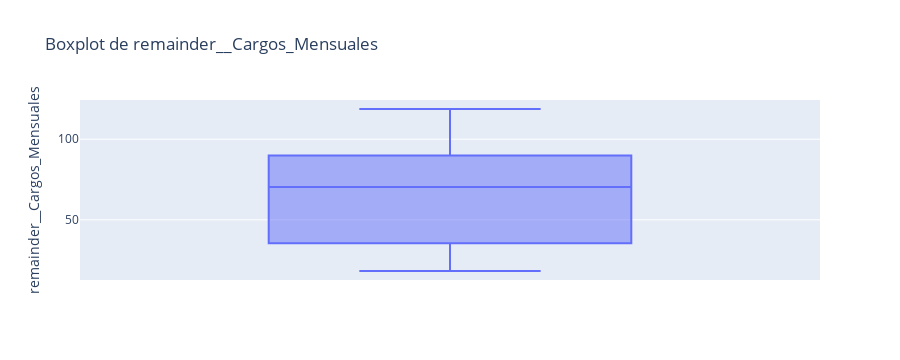
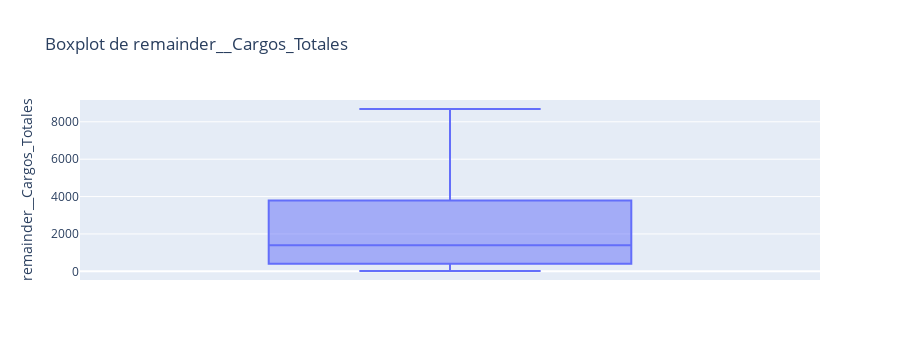
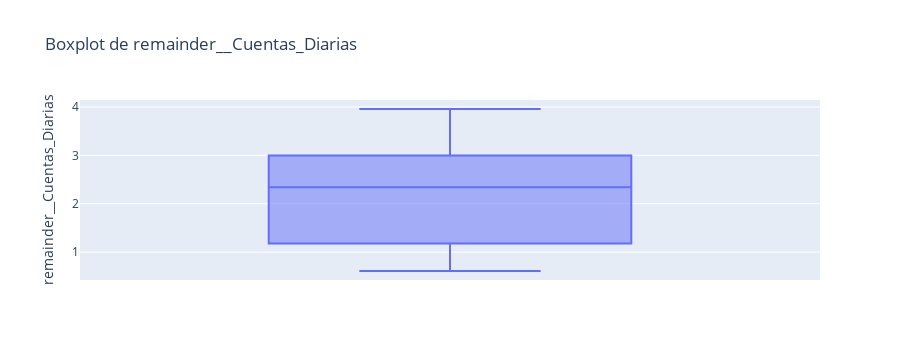

Write notebook code for charts like these, in order.
### Code cell
import plotly.express as px

for col in columnas_numericas:
    fig = px.box(datos_encoder, y=col, title=f'Boxplot de {col}')
    fig.show()

### Figure 1 — Plotly figure (JSON) as saved in the notebook; plotly's stock layout.template omitted (floating-point values rounded to 4 significant figures; data arrays with more than 128 entries replaced by an {"elided": "..."} marker saying what was removed)
{"data": [{"alignmentgroup": "True", "hovertemplate": "remainder__Cargos_Mensuales=%{y}<extra></extra>", "legendgroup": "", "marker": {"color": "#636efa"}, "name": "", "notched": false, "offsetgroup": "", "orientation": "v", "showlegend": false, "type": "box", "x0": " ", "xaxis": "x", "y": {"elided": "7256 float values"}, "y0": " ", "yaxis": "y"}], "layout": {"boxmode": "group", "height": 360, "legend": {"tracegroupgap": 0}, "title": {"text": "Boxplot de remainder__Cargos_Mensuales"}, "xaxis": {"anchor": "y", "autorange": true, "domain": [0, 1], "range": [-0.5, 0.5], "type": "category"}, "yaxis": {"anchor": "x", "autorange": true, "domain": [0, 1], "range": [12.67, 124.3], "title": {"text": "remainder__Cargos_Mensuales"}, "type": "linear"}}}

### Figure 2 — Plotly figure (JSON) as saved in the notebook; plotly's stock layout.template omitted (floating-point values rounded to 4 significant figures; data arrays with more than 128 entries replaced by an {"elided": "..."} marker saying what was removed)
{"data": [{"alignmentgroup": "True", "hovertemplate": "remainder__Cargos_Totales=%{y}<extra></extra>", "legendgroup": "", "marker": {"color": "#636efa"}, "name": "", "notched": false, "offsetgroup": "", "orientation": "v", "showlegend": false, "type": "box", "x0": " ", "xaxis": "x", "y": {"elided": "7256 float values"}, "y0": " ", "yaxis": "y"}], "layout": {"boxmode": "group", "height": 360, "legend": {"tracegroupgap": 0}, "title": {"text": "Boxplot de remainder__Cargos_Totales"}, "xaxis": {"anchor": "y", "autorange": true, "domain": [0, 1], "range": [-0.5, 0.5], "type": "category"}, "yaxis": {"anchor": "x", "autorange": true, "domain": [0, 1], "range": [-462.6, 9166.0], "title": {"text": "remainder__Cargos_Totales"}, "type": "linear"}}}

### Figure 3 — Plotly figure (JSON) as saved in the notebook; plotly's stock layout.template omitted (floating-point values rounded to 4 significant figures; data arrays with more than 128 entries replaced by an {"elided": "..."} marker saying what was removed)
{"data": [{"alignmentgroup": "True", "hovertemplate": "remainder__Cuentas_Diarias=%{y}<extra></extra>", "legendgroup": "", "marker": {"color": "#636efa"}, "name": "", "notched": false, "offsetgroup": "", "orientation": "v", "showlegend": false, "type": "box", "x0": " ", "xaxis": "x", "y": {"elided": "7256 float values"}, "y0": " ", "yaxis": "y"}], "layout": {"boxmode": "group", "height": 360, "legend": {"tracegroupgap": 0}, "title": {"text": "Boxplot de remainder__Cuentas_Diarias"}, "xaxis": {"anchor": "y", "autorange": true, "domain": [0, 1], "range": [-0.5, 0.5], "type": "category"}, "yaxis": {"anchor": "x", "autorange": true, "domain": [0, 1], "range": [0.4239, 4.146], "title": {"text": "remainder__Cuentas_Diarias"}, "type": "linear"}}}
